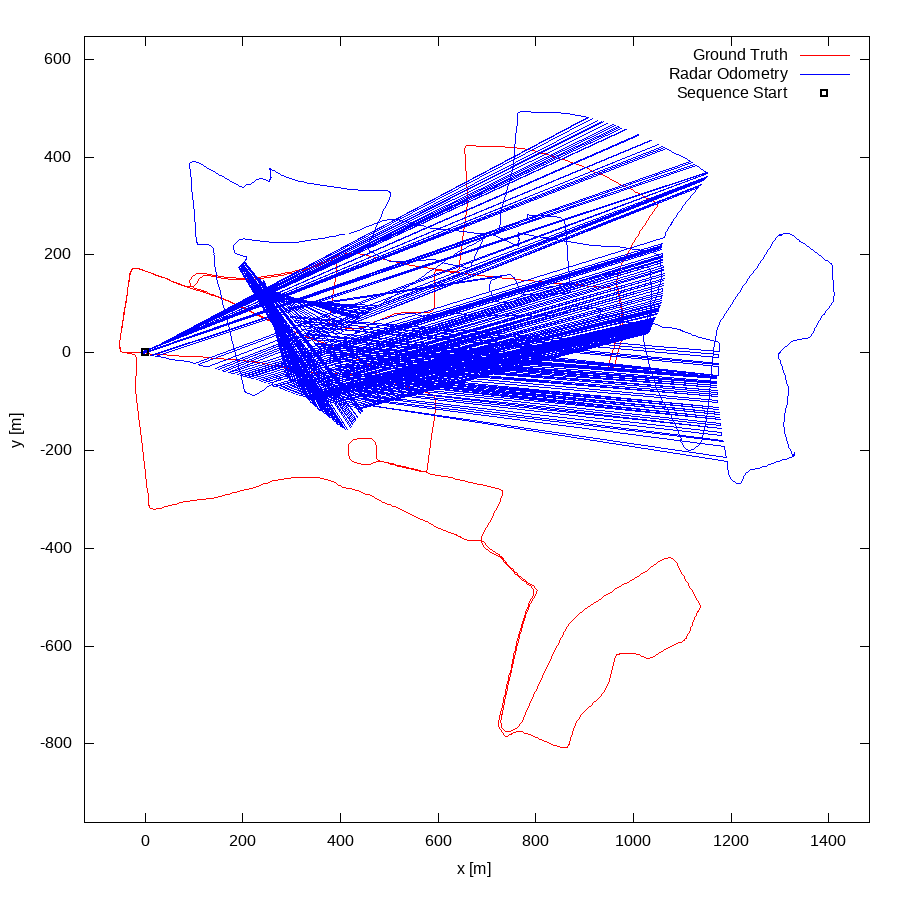

Generate this figure with gnuplot:
set term postscript eps enhanced color
set output "12.eps"
set size ratio -1
set xrange [-124:1483]
set yrange [-961:647]
set xlabel "x [m]"
set ylabel "y [m]"
plot "12.txt" using 1:2 lc rgb "#FF0000" title 'Ground Truth' w lines,"12.txt" using 3:4 lc rgb "#0000FF" title 'Radar Odometry' w lines,"< head -1 12.txt" using 1:2 lc rgb "#000000" pt 4 ps 1 lw 2 title 'Sequence Start' w points
